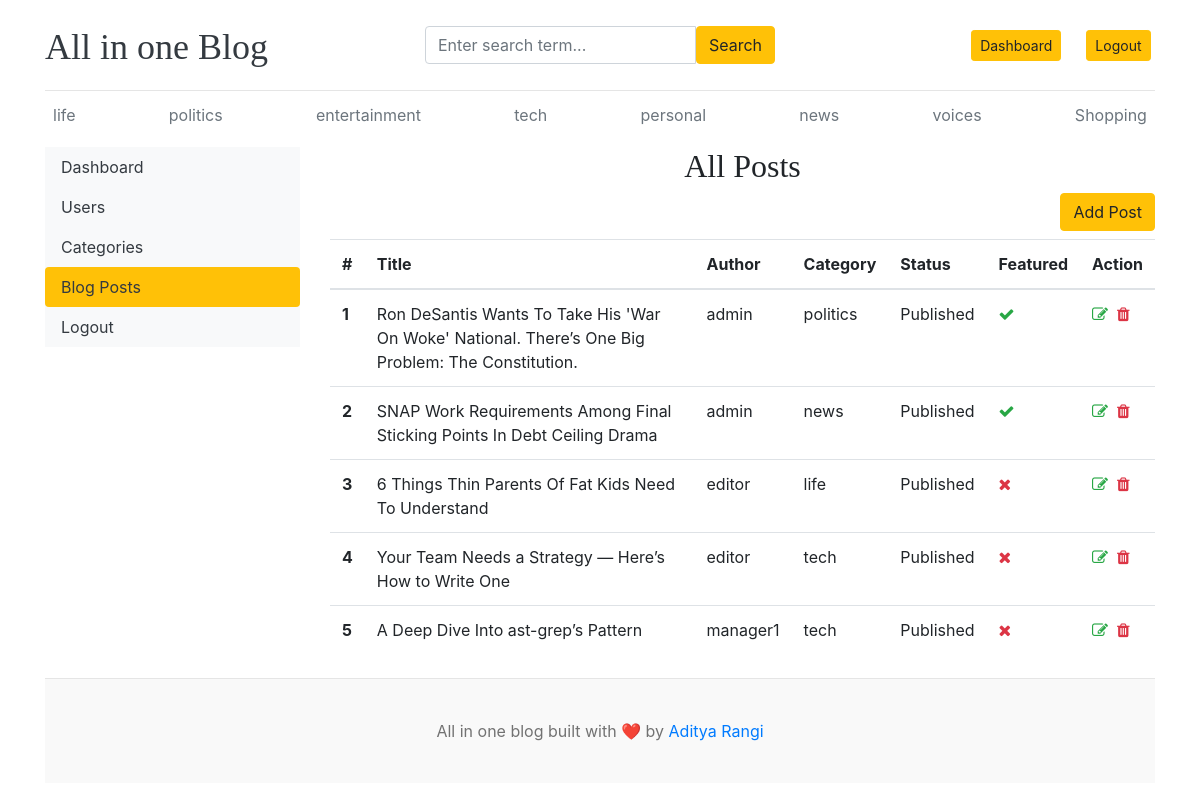
Screenshot of /dashboard/posts (signed in) with the database file from the repository.
### blog_app/models.py (models this page shows, shortened)
class TimeStampedModel(models.Model):
    created_at = models.DateTimeField(auto_now_add=True)
    updated_at = models.DateTimeField(auto_now=True)
    class Meta:
        abstract = True

class Category(TimeStampedModel):
    name = models.CharField(max_length=50, unique=True)
    class Meta:
        verbose_name_plural = "categories"
    def __str__(self):
        return self.name

class Blog(TimeStampedModel):
    title = models.CharField(max_length=500)
    slug = models.SlugField(max_length=500, unique=True)
    category = models.ForeignKey(
        Category, on_delete=models.CASCADE, related_name="blogs"
    )
    author = models.ForeignKey(User, on_delete=models.CASCADE)
    featured_image = models.ImageField(upload_to="uploads/%Y/%m/%d")
    short_description = models.TextField(max_length=2000)
    blog_body = models.TextField(max_length=5000)
    status = models.CharField(max_length=20, choices=STATUS_CHOICE, default="Draft")
    is_featured = models.BooleanField(default=False)

### dashboard/views.py (the view)
# urls.py: path("posts", DashboardPosts.as_view(), name="dashboard_posts"),
@method_decorator(login_required, name="dispatch")
@method_decorator(editor_or_admin_required, name="dispatch")
class DashboardPosts(TemplateView):
    template_name = "dashboard/posts/dashboard_posts.html"
    def get_context_data(self, **kwargs):
        context = super().get_context_data(**kwargs)
        posts = Blog.objects.all()
        context["posts"] = posts
        return context

### blog_app/context_processors.py (called while the page is built)
def get_categories(request):
    categories = Category.objects.all()
    social_apps = SocialLink.objects.all()
    return dict(
        tags=categories, social_apps=social_apps
    )  # This function only return the dictionary

### dashboard/permission_decorator.py (called while the page is built)
def editor_or_admin_required(function=None):
    actual_decorator = user_passes_test(
        lambda u: u.is_superuser
        or u.groups.filter(name__in=["Blog writer", "Manager"]).exists(),
        login_url="/dashboard/no-permission/",
        redirect_field_name=None,
    )
    return actual_decorator(function) if function else actual_decorator

### templates/dashboard/posts/dashboard_posts.html (shortened to what this page needs)
{% extends 'base.html' %}
{% block body_block %}
<div class="row">
    {% include 'dashboard/sidebar.html' %}
    <div class="col-md-9">
            <h2 style="text-align: center;">All Posts</h2>
            <a href="{% url 'dashboard_add_post' %}" class="btn btn-warning mb-2 float-right">Add Post</a>
            <table class="table table-hover">
                <thead>
                  <tr>
                    <th scope="col">#</th>
                    <th scope="col">Title</th>
                    <th scope="col">Author</th>
                    <th scope="col">Category</th>
                    <th scope="col">Status</th>
                    <th scope="col">Featured</th>
                    <th scope="col">Action</th>
                  </tr>
                </thead>
                <tbody>
                {% for post in posts %}
                <tr>
                    <th scope="row">{{forloop.counter}}</th>
                    <td>{{post.title}}</td>
                    <td>{{post.author}}</td>
                    <td>{{post.category}}</td>
                    <td>{{post.status}}</td>
                    <td>{% if post.is_featured %} <i class="fa fa-check text-success"></i>{% else %}<i class="fa fa-times text-danger"></i>{% endif %}</td>
                    <td>
                        <a href="{% url 'dashboard_edit_post' post.id %}"><i class="fa fa-edit text-success"></i></a>&nbsp;
                        <a href="{% url 'delete_post' post.id %}"><i class="fa fa-trash text-danger"></i></a>
                    </td>
                </tr>
                {% endfor %}
                </tbody>
              </table>
    </div>
</div>
{% endblock %}

### templates/base.html (shortened to what this page needs)
{% load static %}
<!DOCTYPE html>
<html lang="en">
<head>
    <link href="https://getbootstrap.com/docs/4.0/dist/css/bootstrap.min.css" rel="stylesheet">
    <link href="{% static 'css/blog.css' %}" rel="stylesheet">
    <link rel="stylesheet" href="https://cdnjs.cloudflare.com/ajax/libs/font-awesome/4.7.0/css/font-awesome.min.css">
  </head>
<body>
    <div class="container">
        <header class="blog-header py-3">
          <div class="row flex-nowrap justify-content-between align-items-center">
            <div class="col-4 pt-1">
              <a class="blog-header-logo text-dark" href="/">All in one Blog</a>
            </div>
            <div class="col-4">
              <form action="{% url 'search_category' %}" method="GET">
                <div class="input-group">
                  <input class="form-control" name="keyword" type="text" placeholder="Enter search term..." aria-label="Enter search term..." aria-describedby="button-search" />
                  <button class="btn btn-warning" id="button-search" type="submit">Search</button>
              </div>
              </form>
            </div>
            <div class="col-4 d-flex justify-content-end align-items-center">
              {% if not user.is_authenticated %}
                <a class="btn btn-sm btn-warning" href="{% url 'login_user' %}">Login</a> &nbsp;
                <a class="btn btn-sm btn-outline-secondary" href="{% url 'register_user' %}">Register</a>
              {% else %}
            <a class="btn btn-sm btn-warning" href="{% url 'dashboard' %}">Dashboard </a>&nbsp;
              <a class="btn btn-sm btn-warning" href="{% url 'logout_user' %}">Logout</a> &nbsp;
              {% endif %}
            </div>
          </div>
        </header>
        <div class="nav-scroller py-1 mb-2">
          <nav class="nav d-flex justify-content-between">
            {% for tag in tags %}
                <a class="p-2 text-muted" href="{% url 'post_by_category' tag.id %}">{{tag}}</a>
            {% endfor%}
          </nav>
        </div>
    {% block body_block %}{% endblock %}
<footer class="blog-footer mt-2">
    <p>All in one blog built with ❤️ by <a href="#">Aditya Rangi</a></p>
</footer>
</body>
</html>

### all_in_one_blog/static/css/blog.css (style rules this page uses)
.blog-header { border-bottom: 1px solid #e5e5e5; }
.blog-header-logo { font-family: "Playfair Display", Georgia, "Times New Roman", serif; font-size: 2.25rem; }
h1, h2, h3, h4, h5, h6 { font-family: "Playfair Display", Georgia, "Times New Roman", serif; }
.blog-footer { padding: 2.5rem 0; color: #727272; text-align: center; background-color: #f9f9f9; border-top: .05rem solid #e5e5e5; }
.blog-footer p:last-child { margin-bottom: 0; }

### rows the page displays
Category: name "life"
Category: name "politics"
Category: name "entertainment"
Category: name "tech"
Category: name "personal"
Category: name "news"
Category: name "voices"
Category: name "Shopping"
Blog: title "Ron DeSantis Wants To Take His 'War On Woke' National. There’s One Big Problem: The Constitution.", author "admin", category "politics", status "Published", is_featured True (drawn)
Blog: title "SNAP Work Requirements Among Final Sticking Points In Debt Ceiling Drama", author "admin", category "news", status "Published", is_featured True (drawn)
Blog: title "6 Things Thin Parents Of Fat Kids Need To Understand", author "editor", category "life", status "Published", is_featured False (drawn)
Blog: title "Your Team Needs a Strategy — Here’s How to Write One", author "editor", category "tech", status "Published", is_featured False (drawn)
Blog: title "A Deep Dive Into ast-grep’s Pattern", author "manager1", category "tech", status "Published", is_featured False (drawn)
